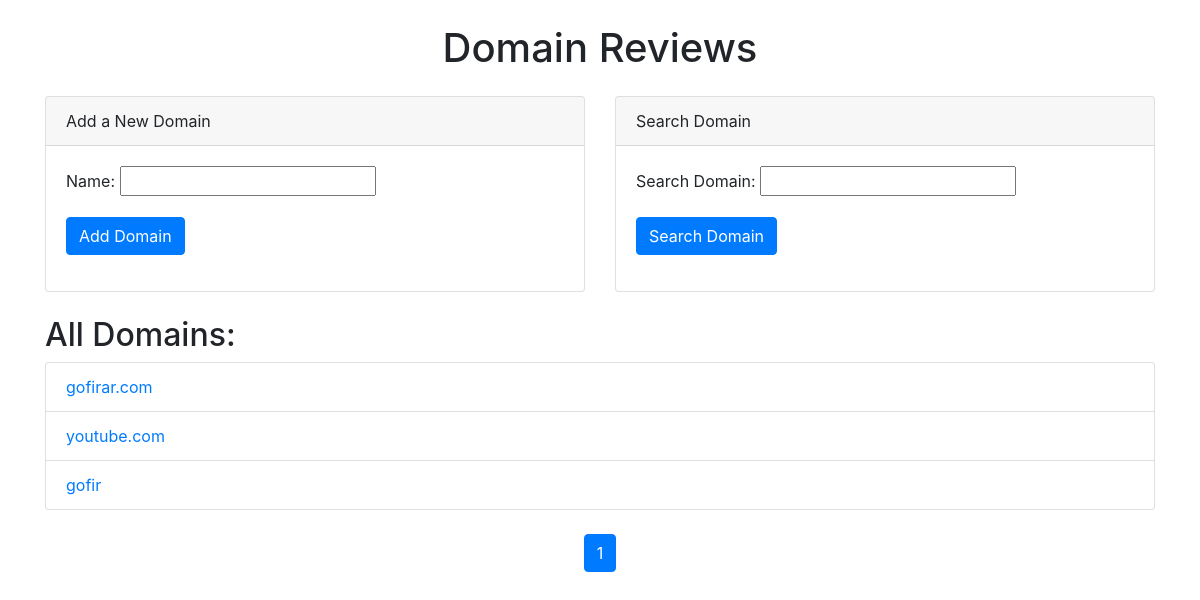
/, run on an earlier commit of the app's database.
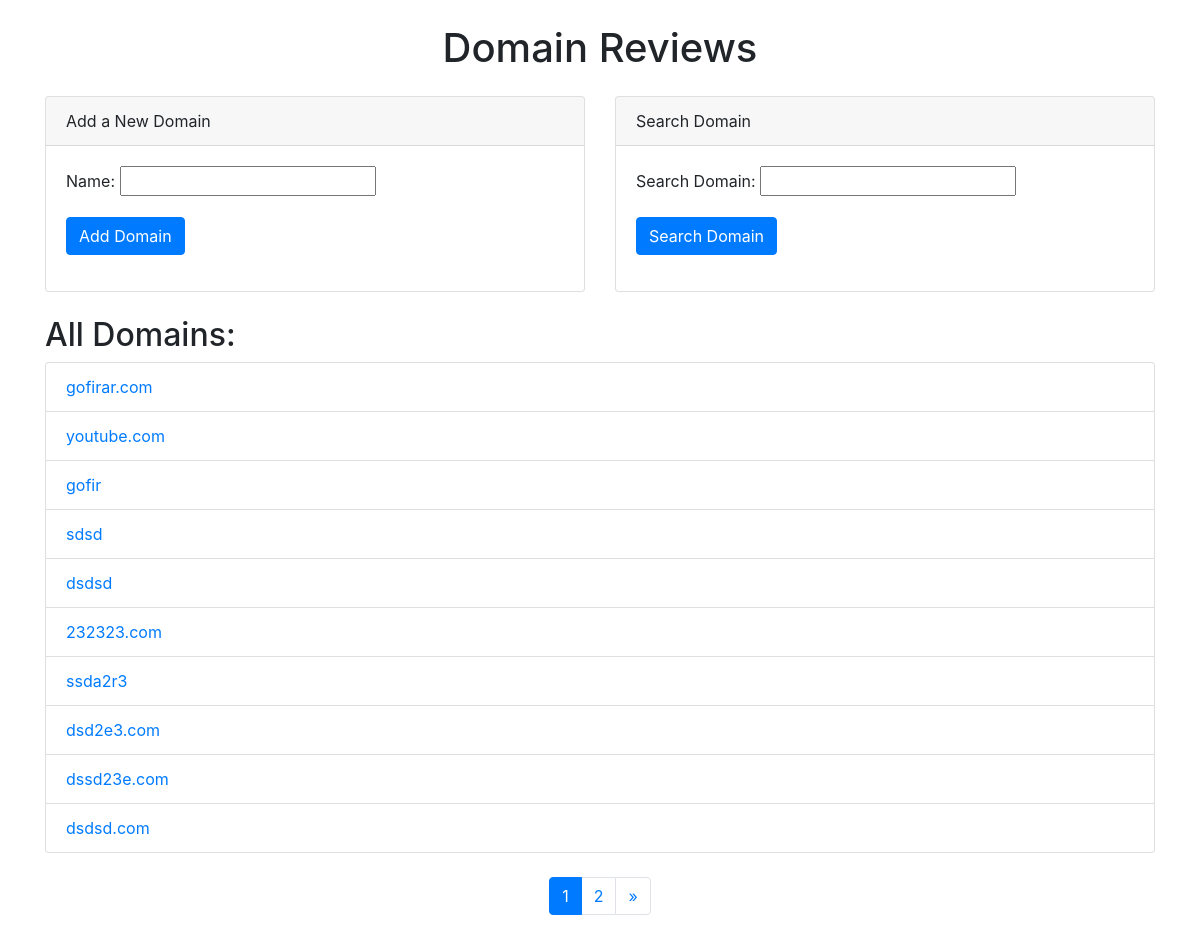
And on a later commit of the database.
### reviews/models.py (models this page shows, shortened)
class Domain(models.Model):
    name = models.CharField(max_length=255, unique=True)

### reviews/views.py (the view)
# urls.py: path('', views.home, name='home'),
def home(request):
    message = ""
    search_results = None
    if 'search' in request.GET:
        search_form = SearchForm(request.GET)
        if search_form.is_valid():
            name = search_form.cleaned_data['name']
            search_results = Domain.objects.filter(name__icontains=name)
    else:
        search_form = SearchForm()
    if request.method == 'POST':
        domain_form = DomainForm(request.POST)
        if domain_form.is_valid():
            name = domain_form.cleaned_data['name']
            domain, created = Domain.objects.get_or_create(name=name)
            if created:
                message = f'Domain "{name}" başarıyla eklendi.'
            else:
                message = f'Domain "{name}" zaten mevcut.'
            return redirect('home')
    else:
        domain_form = DomainForm()
    domains_list = Domain.objects.all()
    paginator = Paginator(domains_list, 10)  # Sayfa başına 10 domain
    page_number = request.GET.get('page')
    domains = paginator.get_page(page_number)
    return render(request, 'reviews/home.html', {
        'domain_form': domain_form,
        'domains': domains,
        'message': message,
        'search_form': search_form,
        'search_results': search_results
    })

### reviews/forms.py
class DomainForm(forms.ModelForm):
    class Meta:
        model = Domain
        fields = ['name']

class SearchForm(forms.Form):
    name = forms.CharField(max_length=255, label='Search Domain')

### reviews/templates/reviews/home.html (shortened to what this page needs)
<!DOCTYPE html>
<html>
<head>
    <link href="https://stackpath.bootstrapcdn.com/bootstrap/4.5.2/css/bootstrap.min.css" rel="stylesheet">
</head>
<body>
    <div class="container">
        <h1 class="mt-4 text-center">Domain Reviews</h1>
        <div class="row mt-4">
            <div class="col-md-6">
                <div class="card">
                    <div class="card-header">
                        Add a New Domain
                    </div>
                    <div class="card-body">
                        <form method="post">
                            {{ domain_form.as_p }}
                            <button type="submit" class="btn btn-primary">Add Domain</button>
                        </form>
                    </div>
                </div>
            </div>
            <div class="col-md-6">
                <div class="card">
                    <div class="card-header">
                        Search Domain
                    </div>
                    <div class="card-body">
                        <form method="get">
                            {{ search_form.as_p }}
                            <button type="submit" name="search" class="btn btn-primary">Search Domain</button>
                        </form>
                    </div>
                </div>
            </div>
        </div>
        <div class="mt-4">
            <h2>All Domains:</h2>
            <ul class="list-group">
                {% for domain in domains %}
                    <li class="list-group-item"><a href="{% url 'domain_detail' domain.id %}">{{ domain.name }}</a></li>
                {% endfor %}
            </ul>
    <br>
            <nav aria-label="Page navigation example">
                <ul class="pagination justify-content-center">
                    {% for num in domains.paginator.page_range %}
                        <li class="page-item {% if domains.number == num %}active{% endif %}">
                            <a class="page-link" href="?page={{ num }}">{{ num }}</a>
                        </li>
                    {% endfor %}
                    {% if domains.has_next %}
                        <li class="page-item">
                            <a class="page-link" href="?page={{ domains.next_page_number }}" aria-label="Next">
                                <span aria-hidden="true">&raquo;</span>
                            </a>
                        </li>
                    {% endif %}
                </ul>
            </nav>
        </div>
    </div>
</body>
</html>

What changed in the data, as far as the page shows it:
added Domain: name "sdsd"
added Domain: name "dsdsd"
added Domain: name "232323.com"
added Domain: name "ssda2r3"
added Domain: name "dsd2e3.com"
added Domain: name "dssd23e.com"
added Domain: name "dsdsd.com"
Also different on the page:
new list line: "2"
